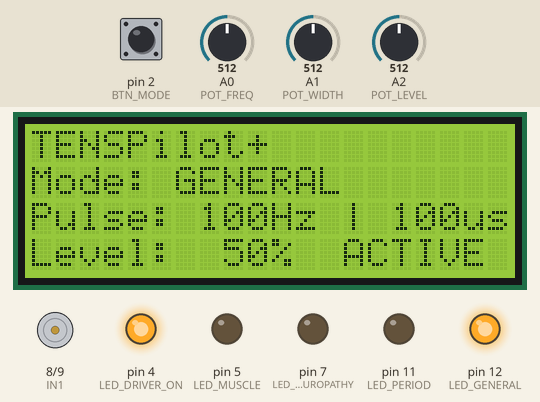
Bench run of a sketch on a simulated Arduino Uno, built with avr-gcc and run on an emulated ATmega328P. On the bench: 20×4 character LCD, motor-driver pin pairs drawn as motors (green arrow = first pin HIGH = forward, orange = second pin HIGH = backward, longer = more drive, scaled by the enable pin), output pins drawn as LEDs (lit = HIGH). The test bench sets the inputs (shaded band); at power-on: pin 2 (BTN_MODE) HIGH, A2 (POT_LEVEL) = 512, A0 (POT_FREQ) = 512, A1 (POT_WIDTH) = 512.

Above: at 2.3 s.
2.4 s: pin 2 (BTN_MODE) pulled LOW for 0.15 s
At 3.5 s:
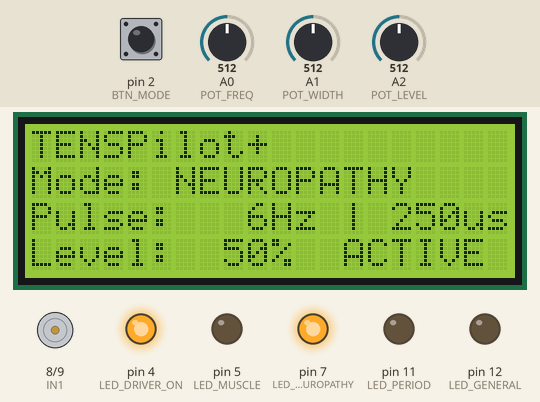
4.0 s: A2 (POT_LEVEL) set to 12
At 5.2 s:
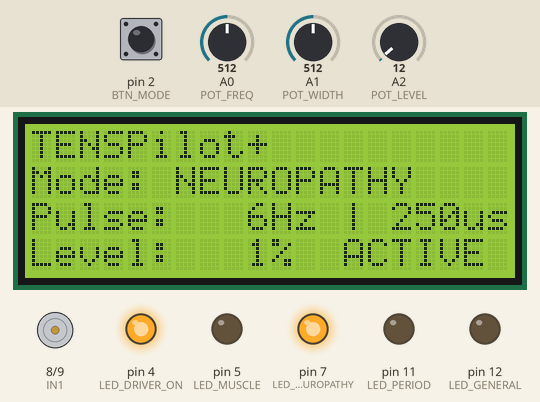
5.5 s: A2 (POT_LEVEL) set to 9
At 6.5 s:
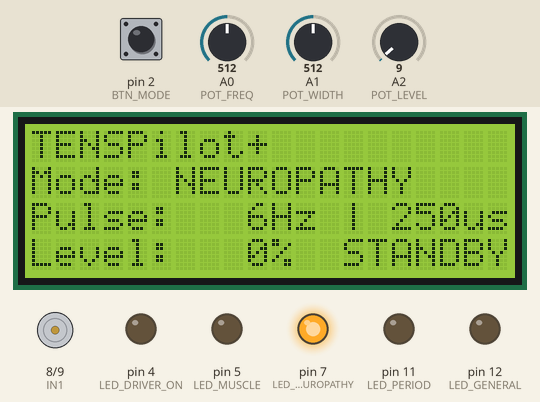
7.0 s: pin 2 (BTN_MODE) pulled LOW for 1 s
At 8.1 s:
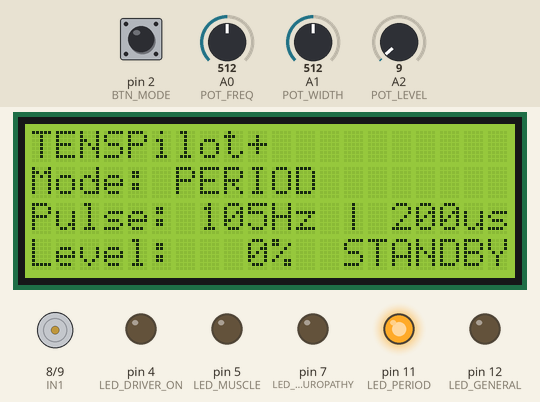
9.5 s: A2 (POT_LEVEL) set to 122
At 10.2 s:
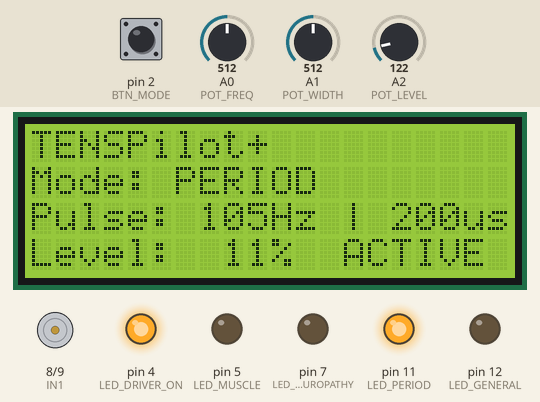
11.1 s: pin 2 (BTN_MODE) pulled LOW for 0.15 s
At 12.4 s:
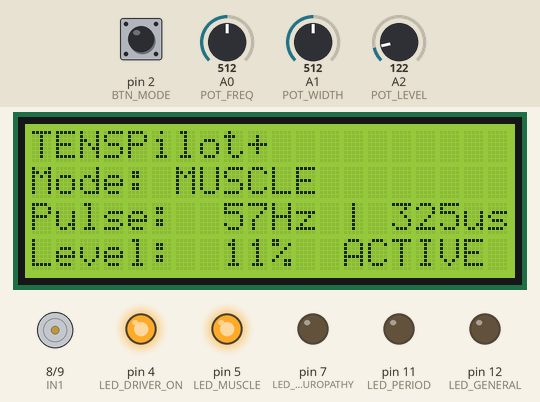
Timing chart, 0 to 13.8 s (numbered marks = the images above; inputs shaded):
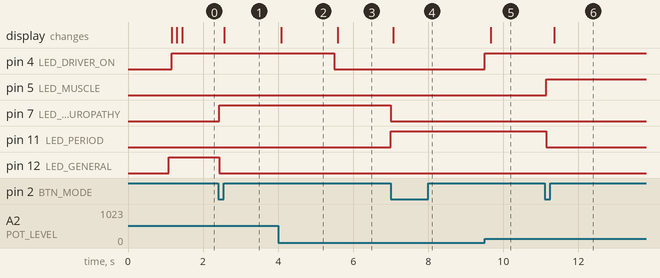

The sketch:

tenspilot_firmware.ino
```cpp
#include <Wire.h>
#include <LiquidCrystal_I2C.h>

// ============================================
// TENSPilot+ OPTIMIZED FOR ARDUINO UNO
// TRUE BIPHASIC EDITION - CLINICALLY CALIBRATED
// ============================================

LiquidCrystal_I2C lcd(0x27, 20, 4);

// ============================================
// HARDWARE PINS
// ============================================
#define POT_FREQ    A0
#define POT_WIDTH   A1
#define POT_LEVEL   A2
#define BTN_MODE    2

#define LED_GENERAL     12
#define LED_NEUROPATHY  7
#define LED_PERIOD      11
#define LED_MUSCLE      5
#define LED_DRIVER_ON   4

// BIPHASIC DRIVER PINS
const int IN1 = 8;
const int IN2 = 9;
const int ENA = 10; // Controls Intensity via PWM

// ============================================
// MODE DEFINITIONS & CLINICAL PARAMETERS
// ============================================
#define MODE_GENERAL    0
#define MODE_NEUROPATHY 1
#define MODE_PERIOD     2
#define MODE_MUSCLE     3
#define NUM_MODES       4

// Research-backed ranges based on target nerve fiber recruitment
const byte freqMin[NUM_MODES] PROGMEM  = {80,   2,    90,   35};  // Hz
const byte freqMax[NUM_MODES] PROGMEM  = {120,  10,   120,  80};  // Hz
const int widthMin[NUM_MODES] PROGMEM  = {50,   200,  150,  250}; // Microseconds (us)
const int widthMax[NUM_MODES] PROGMEM  = {150,  300,  250,  400}; // Microseconds (us)

// ============================================
// GLOBAL STATE
// ============================================
byte currentMode = 0;
int frequency = 80;
int pulseWidth = 100;
int intensity = 0;
bool deviceActive = false;

// BIPHASIC TIMING STATE
unsigned long lastPulseTime = 0;
bool isPositivePhase = true;

// POTENTIOMETER FILTERING
#define POT_SAMPLES 4
int potFreqBuffer[POT_SAMPLES];
int potWidthBuffer[POT_SAMPLES];
int potLevelBuffer[POT_SAMPLES];
byte potIndex = 0;

// BUTTON & TIMING
byte prevButtonState = 1;
unsigned long lastModeChangeTime = 0;
unsigned long lastLcdUpdate = 0;
const unsigned long MODE_DEBOUNCE = 300;
const unsigned long LCD_UPDATE = 150;

// ============================================
// SETUP
// ============================================
void setup() {
  Serial.begin(9600);

  // UI Pins
  pinMode(BTN_MODE, INPUT_PULLUP);
  pinMode(LED_GENERAL, OUTPUT);
  pinMode(LED_NEUROPATHY, OUTPUT);
  pinMode(LED_PERIOD, OUTPUT);
  pinMode(LED_MUSCLE, OUTPUT);
  pinMode(LED_DRIVER_ON, OUTPUT);


  // Driver Pins
  pinMode(IN1, OUTPUT);
  pinMode(IN2, OUTPUT);
  pinMode(ENA, OUTPUT);
  digitalWrite(IN1, LOW);
  digitalWrite(IN2, LOW);
  analogWrite(ENA, 0);

  // LCD
  lcd.init();
  lcd.backlight();
  lcd.setCursor(0, 0);
  lcd.print(F("TENSPilot+ INIT"));
  delay(1000);
  lcd.clear();

  updateModeIndicators();
  updateLcd();
}

// ============================================
// MAIN LOOP
// ============================================
void loop() {
  unsigned long now = millis();

  readPotentiometers();
  checkModeButton(now);

  // Fire the TENS logic continuously
  updateTensPulse();

  // Update LCD smoothly without blocking the pulses
  if (now - lastLcdUpdate >= LCD_UPDATE) {
    updateLcd();
    lastLcdUpdate = now;
  }
}

// ============================================
// TRUE BIPHASIC PULSE ENGINE
// ============================================
void updateTensPulse() {
  if (intensity == 0 || frequency == 0) {
    // Safety off
    digitalWrite(IN1, LOW);
    digitalWrite(IN2, LOW);
    analogWrite(ENA, 0);
    deviceActive = false;
    return;
  }

  deviceActive = true;
  unsigned long currentMicros = micros();
  unsigned long period_us = 1000000UL / frequency; // Calculate time between pulses

  if (currentMicros - lastPulseTime >= period_us) {
    lastPulseTime = currentMicros;

    // 1. Set Intensity via PWM on the Enable Pin (0-255 scale)
    int pwmValue = map(intensity, 1, 100, 50, 255); // Start at 50 to overcome motor driver threshold
    analogWrite(ENA, pwmValue);

    // 2. Fire the precisely timed Biphasic Pulse
    if (isPositivePhase) {
      digitalWrite(IN1, HIGH);
      delayMicroseconds(pulseWidth);
      digitalWrite(IN1, LOW);
    } else {
      digitalWrite(IN2, HIGH);
      delayMicroseconds(pulseWidth);
      digitalWrite(IN2, LOW);
    }

    // 3. Turn driver off completely between pulses
    analogWrite(ENA, 0);

    // 4. Flip polarity for the next pulse
    isPositivePhase = !isPositivePhase;
  }
}

// ============================================
// BUTTON HANDLING
// ============================================
void checkModeButton(unsigned long now) {
  byte buttonState = digitalRead(BTN_MODE);
  if (buttonState == 0 && prevButtonState == 1) {
    if ((now - lastModeChangeTime) > MODE_DEBOUNCE) {
      currentMode = (currentMode + 1) % NUM_MODES;
      updateModeIndicators();
      lastModeChangeTime = now;
    }
  }
  prevButtonState = buttonState;
}

// ============================================
// POTENTIOMETER READING
// ============================================
void readPotentiometers() {
  potFreqBuffer[potIndex] = analogRead(POT_FREQ);
  potWidthBuffer[potIndex] = analogRead(POT_WIDTH);
  potLevelBuffer[potIndex] = analogRead(POT_LEVEL);
  potIndex = (potIndex + 1) % POT_SAMPLES;

  long avgFreq = 0, avgWidth = 0, avgLevel = 0;
  for (byte i = 0; i < POT_SAMPLES; i++) {
    avgFreq += potFreqBuffer[i];
    avgWidth += potWidthBuffer[i];
    avgLevel += potLevelBuffer[i];
  }
  avgFreq /= POT_SAMPLES;
  avgWidth /= POT_SAMPLES;
  avgLevel /= POT_SAMPLES;

  int fMin = pgm_read_byte(&freqMin[currentMode]);
  int fMax = pgm_read_byte(&freqMax[currentMode]);
  int wMin = pgm_read_word(&widthMin[currentMode]);
  int wMax = pgm_read_word(&widthMax[currentMode]);

  frequency = map(avgFreq, 0, 1023, fMin, fMax);
  pulseWidth = map(avgWidth, 0, 1023, wMin, wMax);
  intensity = map(avgLevel, 0, 1023, 0, 100);

  digitalWrite(LED_DRIVER_ON, intensity > 0 ? HIGH : LOW);
}

// ============================================
// UPDATE MODE LEDS
// ============================================
void updateModeIndicators() {
  digitalWrite(LED_GENERAL, LOW);
  digitalWrite(LED_NEUROPATHY, LOW);
  digitalWrite(LED_PERIOD, LOW);
  digitalWrite(LED_MUSCLE, LOW);

  switch(currentMode) {
    case 0: digitalWrite(LED_GENERAL, HIGH); break;
    case 1: digitalWrite(LED_NEUROPATHY, HIGH); break;
    case 2: digitalWrite(LED_PERIOD, HIGH); break;
    case 3: digitalWrite(LED_MUSCLE, HIGH); break;
  }
}

// ============================================
// LCD DISPLAY (UI/UX Upgraded)
// ============================================
void updateLcd() {
  char buffer[21]; // 20 characters + 1 null terminator

  // ROW 0: Header
  lcd.setCursor(0, 0);
  lcd.print(F("TENSPilot+          ")); // Padded to 20 chars to overwrite cleanly

  // ROW 1: Active Mode
  lcd.setCursor(0, 1);
  lcd.print(F("Mode: "));
  switch(currentMode) {
    case 0: lcd.print(F("GENERAL       ")); break;
    case 1: lcd.print(F("NEUROPATHY    ")); break;
    case 2: lcd.print(F("PERIOD        ")); break;
    case 3: lcd.print(F("MUSCLE        ")); break;
  }

  // ROW 2: Grouped Parameters (Frequency & Width)
  sprintf(buffer, "Pulse: %3dHz | %3dus", frequency, pulseWidth);
  lcd.setCursor(0, 2);
  lcd.print(buffer);

  // ROW 3: Intensity & Safety Status
  sprintf(buffer, "Level: %3d%%  %s", intensity, deviceActive ? "ACTIVE " : "STANDBY");
  lcd.setCursor(0, 3);
  lcd.print(buffer);
}
```

Measured:
- the behaviour switches between 11 and 10 on A2 (POT_LEVEL) (found by bisection; images 2 and 3)
- after the input at 2.4 s, pin 7 (LED_NEUROPATHY): LOW → HIGH at once; pin 12 (LED_GENERAL): HIGH → LOW at once; the display: changes after 0.16 s (image 1)
- after the input at 4.0 s, the display: changes after 0.09 s (image 2)
- after the input at 5.5 s, pin 4 (LED_DRIVER_ON): HIGH → LOW at once; the display: changes after 0.09 s (image 3)
- after the input at 7.0 s, pin 7 (LED_NEUROPATHY): HIGH → LOW at once; pin 11 (LED_PERIOD): LOW → HIGH at once; the display: changes after 0.06 s (image 4)
- after the input at 9.5 s, pin 4 (LED_DRIVER_ON): LOW → HIGH at once; the display: changes after 0.17 s (image 5)
- after the input at 11.1 s, pin 5 (LED_MUSCLE): LOW → HIGH at once; pin 11 (LED_PERIOD): HIGH → LOW at once; the display: changes after 0.26 s (image 6)
